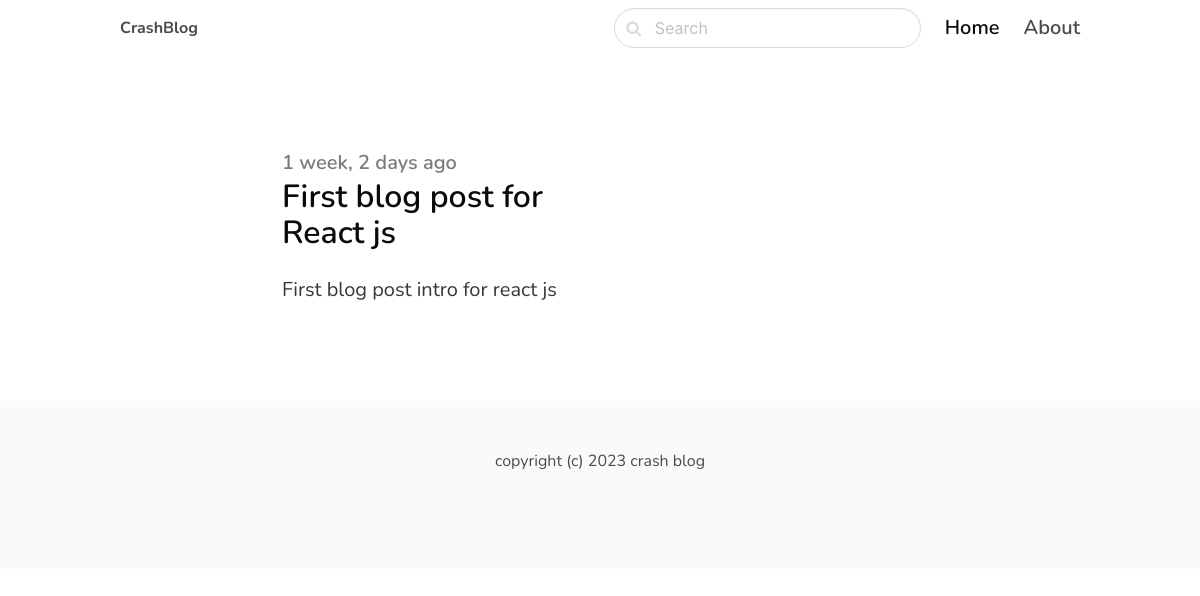
Page /react/ on the committed database.
### blog/models.py (models this page shows, shortened)
class Post(models.Model):
    class Status(models.TextChoices):
        DRAFT = 'DF', 'Draft'
        PUBLISHED = 'PB', 'Published'
    category = models.ForeignKey(Category, related_name='posts', on_delete=models.CASCADE)
    title = models.CharField(max_length=225)
    slug = models.SlugField()
    author = models.ForeignKey(User, on_delete=models.CASCADE, related_name='blog_post')
    intro = models.TextField()
    body = models.TextField()
    created_at = models.DateTimeField(auto_now_add=True)
    published_at = models.DateTimeField(default=timezone.now)
    updated_at = models.DateTimeField(auto_now=True)
    status = models.CharField(max_length=2, choices=Status.choices, default=Status.DRAFT)
    image = models.ImageField(upload_to='uploads/', blank=True, null=True)
    class Meta:
        verbose_name = 'Post'
        verbose_name_plural = 'Posts'
        ordering = ('-published_at',)
        indexes = [
            models.Index(fields=['-published_at'])
        ]

### blog/views.py (the view)
# urls.py: path('<slug:slug>/', category_detail, name='category_details'),
def category_detail(request, slug):
    category = get_object_or_404(Category, slug=slug)
    posts = category.posts.filter(status=Post.Status.PUBLISHED)
    return render(request, 'blog/category.html', {'category': category, 'posts': posts})

### blog/templates/blog/category.html (shortened to what this page needs)
{% extends "core/base.html" %}
{% block content %}
<section class="hero ">
    <div class="hero-body">
        <div class="container">
            <section class="section">
                <div class="columns">
                    <div class="column is-5 is-offset-1">
                        {% for post in posts %}
                        <div class="content is-medium">
                            <a href=" {% url 'post_details' post.category.slug post.slug %}">
                                <h2 class="subtitle is-5 has-text-grey"> {{post.created_at |timesince}} ago </h2>
                                <h1 class="title has-text-black is-3">{{post.title}}</h1>
                                <p class="has-text-dark">
                                    {{post.intro}}
                                </p>
                            </a>
                        </div>
                        {% empty %}
                        <div class="content">
                            <p> There is no post in this category... </p>
                        </div>
                        {% endfor %}
                    </div>
                </div>
            </section>
        </div>
    </div>
</section>
{% endblock content %}

### core/templates/core/base.html (style rules this page uses)
body { font-family: 'Nunito', sans-serif; }

### rows in the picture
Post: created_at "1 week, 2 days", title "First blog post for React js", intro "First blog post intro for react js"
